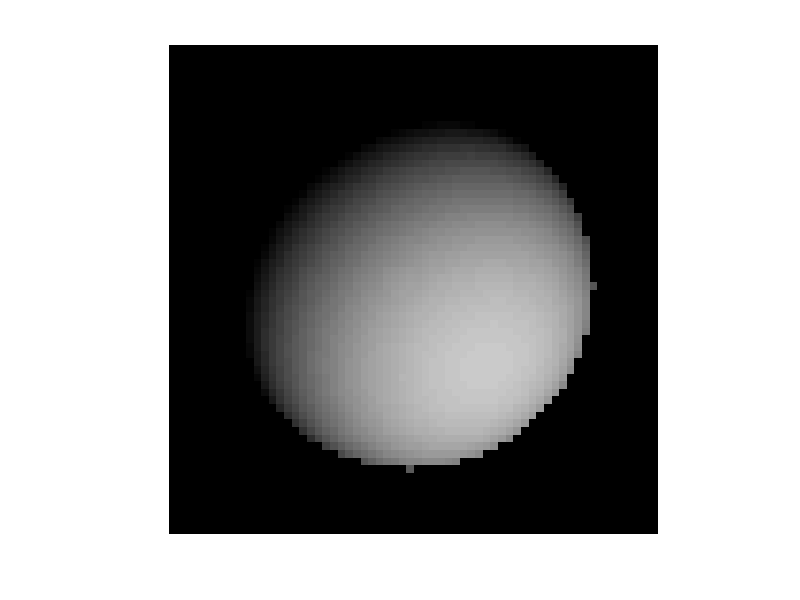
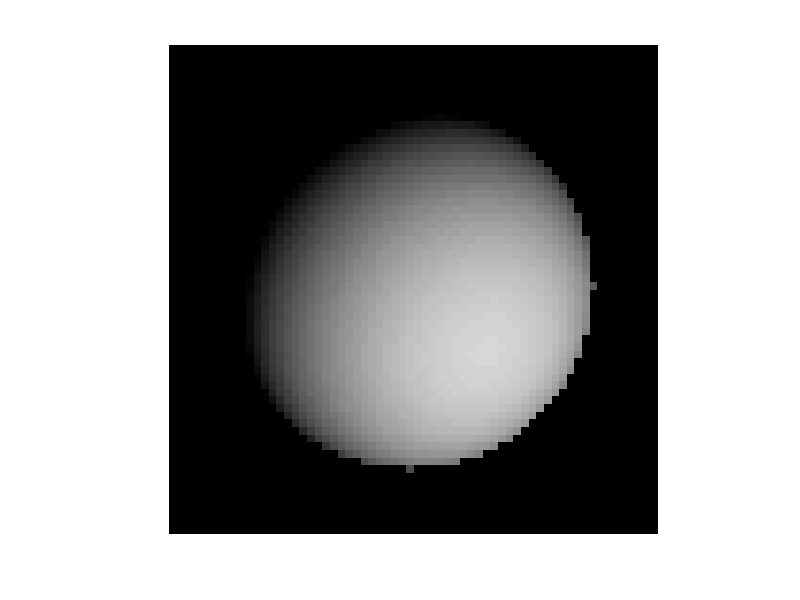
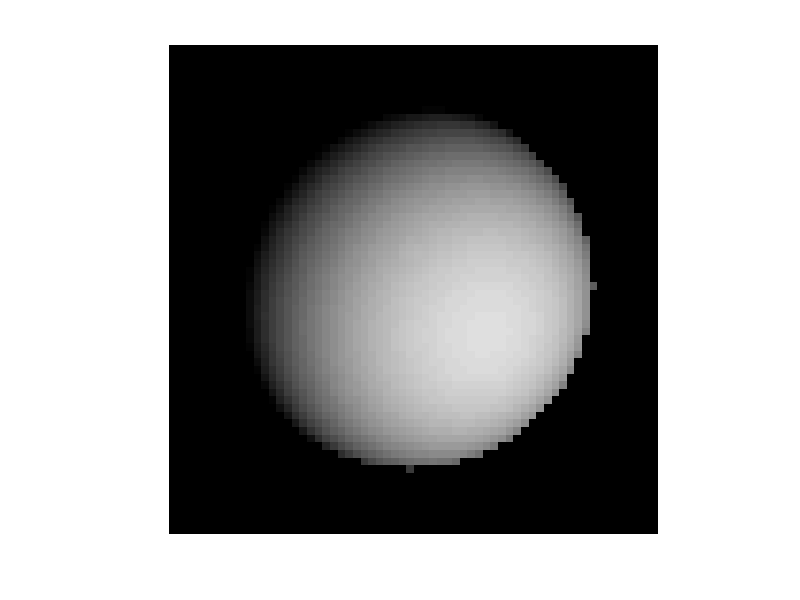
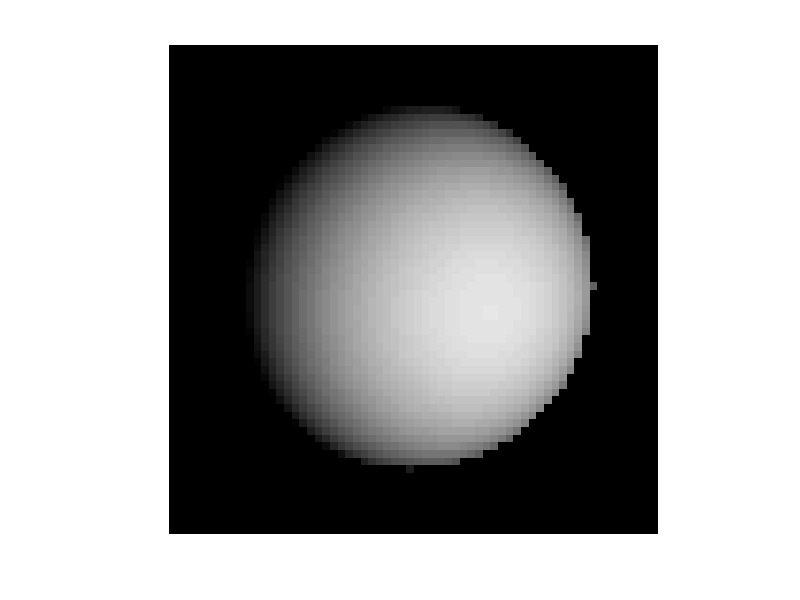

Write MATLAB code to recreate these figures, in order.
ps_list=[0.8389;0.5773;0.3638;0.1763;-0.1763;-0.3638;-0.5773;-0.8389];
qs_list=[0.7193;0.6363;0.5865;0.5596;-0.5596;-0.5865;-0.6363;-0.7193];
for i = 1:8
    ps_list(i)=ps_list(i)/sqrt(ps_list(i)^2+qs_list(i)^2+1);
    qs_list(i)=qs_list(i)/sqrt(ps_list(i)^2+qs_list(i)^2+1);
end
r = 24;
gridsize = 64;
mat = zeros(gridsize, gridsize);
mid = gridsize/2 ;

E=zeros(gridsize,gridsize,8);

for z=1:8
    
    for x = -31:32
        for y = -31:32
            if ((x)^2 + (y)^2) <= r^2 
                numerator = (((x)*ps_list(z)) + ((y) * qs_list(z)) + sqrt(r^2 - (x)^2 - (y)^2));
                denominator =  1.0 * (r * (1 + ps_list(z)^2 + qs_list(z)^2));
            
                answer = numerator/denominator;
                if answer<=0
                    answer = 0;
                end
                mat((mid+x),(mid+y)) = answer;
            end
        end
    end
   figure(z), imshow(mat)
    
    E(:,:,z)=mat;
end    

estimated_p=zeros(gridsize,gridsize);
estimated_q=zeros(gridsize,gridsize);
estimated_albedo=zeros(gridsize,gridsize);


source_mat=zeros(8,3);
source_mat=[-1.*(ps_list),-1.*(qs_list),ones(8,1)];


for i = 1:8
    source_mat(i,3)=source_mat(i,3)/sqrt(source_mat(i,1)^2+source_mat(i,2)^2+1);
end

disp(source_mat)
   
    for x=-31:32
        for y= -31:32
                    temp1 = reshape(E(mid+x,mid+y,:), [8,1]);
                    temp=pinv(source_mat)*(temp1);
                    
           
                    estimated_p(mid+x,mid+y)=-1*temp(1)/temp(3);
                    estimated_q(mid+x,mid+y)=-1*temp(2)/temp(3);
                    estimated_albedo(mid+x,mid+y)=temp(3)/sqrt(estimated_p((mid+x),(mid+y))^2+estimated_q((mid+x),(mid+y))^2+1);
                     if isnan(estimated_p(mid+x,mid+y))
                        estimated_p(mid+x,mid+y)=0;
                    end
                    if isnan(estimated_q(mid+x,mid+y))
                        estimated_q(mid+x,mid+y)=0;
                    end
                    if isnan(estimated_albedo(mid+x,mid+y))
                        estimated_albedo(mid+x,mid+y)=0;
                    end
        end
    end 
 
                
       
  disp(estimated_p)
  figure(9), imshow(estimated_p)
  figure(10), imshow(estimated_q)
  figure(11), imshow(estimated_albedo)

   


% SVD

    for x=-31:32
        for y= -31:32
                    temp1 = reshape(E(mid+x,mid+y,:), [8,1]);
                    [U S V] = svd(source_mat, 0);                                                           
                    temp= V *inv(S)*(U'*(temp1));                                        
                    estimated_p(mid+x,mid+y)=-1*temp(1)/temp(3);
                    estimated_q(mid+x,mid+y)=-1*temp(2)/temp(3);
                    estimated_albedo(mid+x,mid+y)=temp(3)/sqrt(estimated_p((mid+x),(mid+y))^2+estimated_q((mid+x),(mid+y))^2+1);
                    if isnan(estimated_p(mid+x,mid+y))
                        estimated_p(mid+x,mid+y)=0;
                    end
                    if isnan(estimated_q(mid+x,mid+y))
                        estimated_q(mid+x,mid+y)=0;
                    end
                    if isnan(estimated_albedo(mid+x,mid+y))
                        estimated_albedo(mid+x,mid+y)=0;
                    end
              
        end
    end 
    
    figure(12), imshow(estimated_p)
    figure(13), imshow(estimated_q)
    figure(14), imshow(estimated_albedo)


     
    % errors
    true_q = zeros(gridsize, gridsize);
    true_p = zeros(gridsize, gridsize);
    for x=-31:32
        for y= -31:32
            if(x^2+y^2<=r^2)
                z = sqrt(r^2 - x^2 - y^2);
            end
            if sqrt(r^2 - (x)^2 - (y)^2) >0
                true_p(mid + x, mid + y) = ( x / sqrt(r^2 - (x)^2 - (y)^2)) ;
                true_q(mid + x, mid + y) = ( y / sqrt(r^2 - (x)^2 - (y)^2)) ;
            end
        end
    end
 disp(true_p)
 figure(15),imshow(true_p);
 figure(16),imshow(true_q);
   
 
   P_Error = abs(true_p-estimated_p).^2;
   MSE_p = sum(P_Error(:))/numel(true_p);
   disp(MSE_p)
   
   Q_Error = abs(true_q-estimated_q).^2;
   MSE_q = sum(Q_Error(:))/numel(true_q);
   disp(MSE_q)